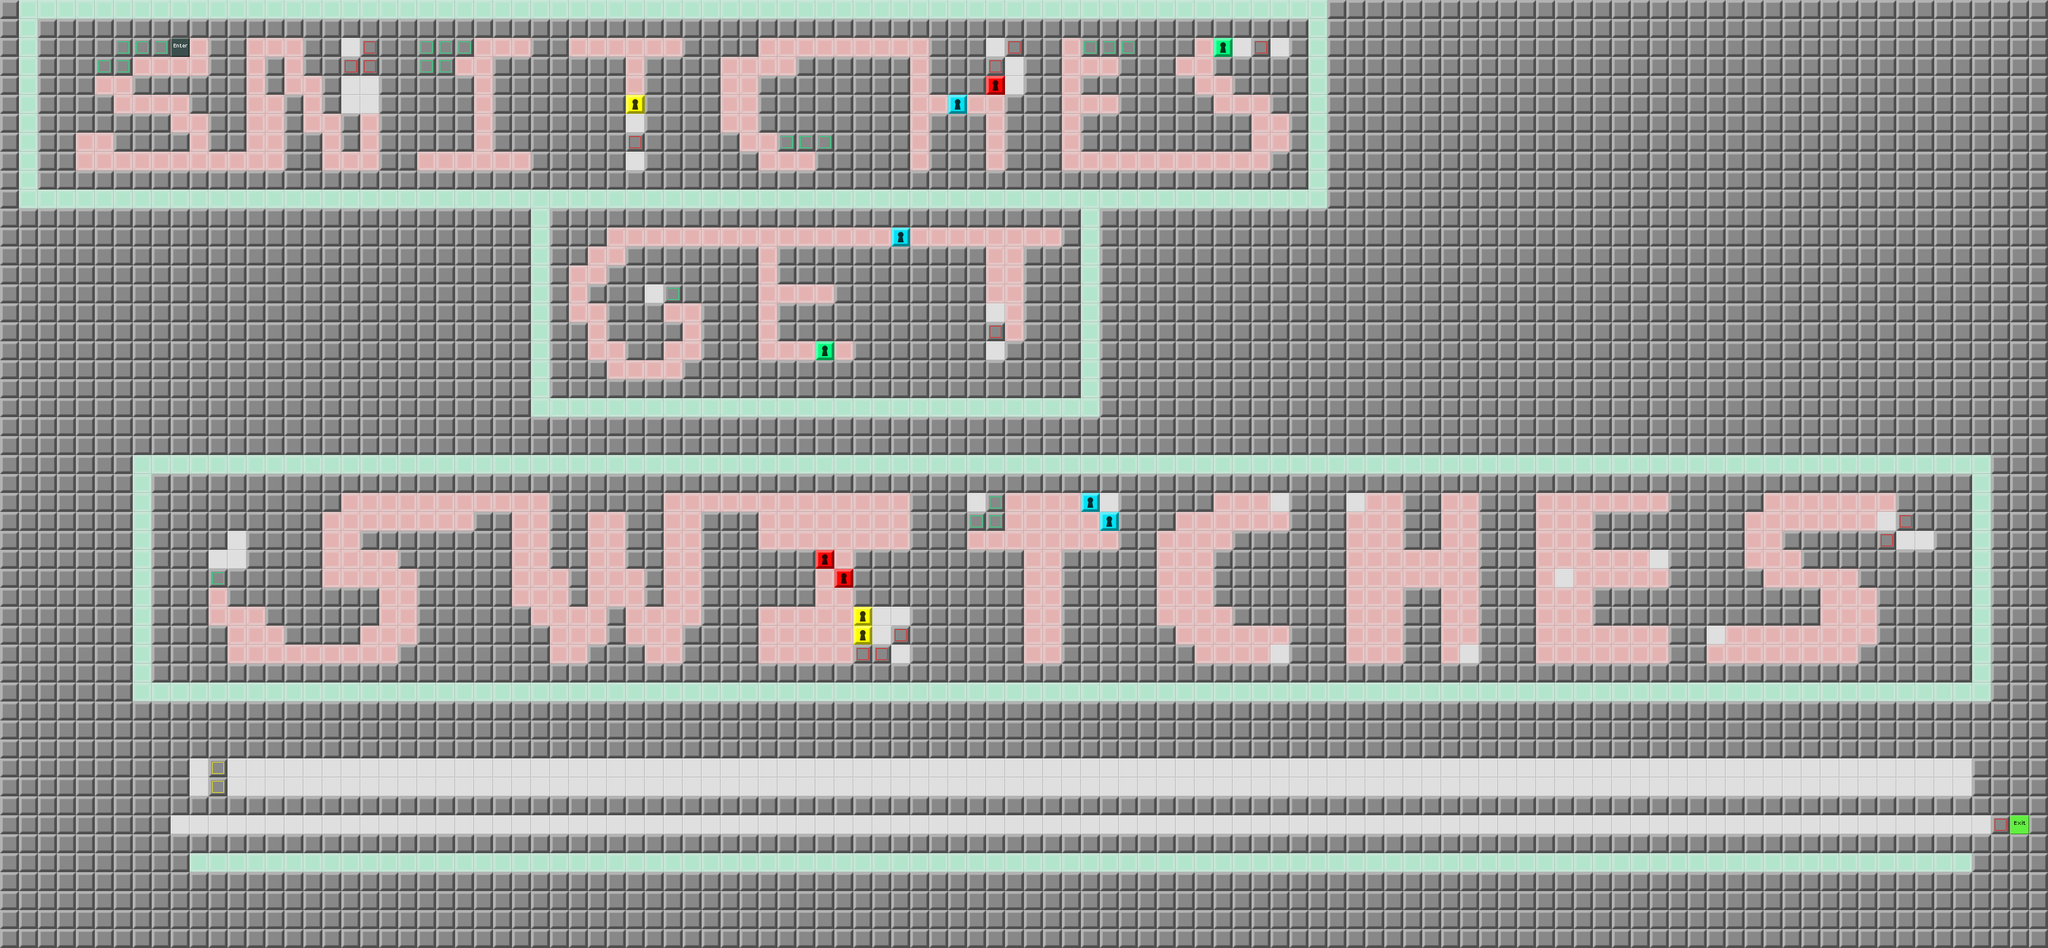

A 2D game scene composited from a Tiled map and its tileset images. What follows is a short description and the map's XML, with each tile layer's data collapsed to a summary:
An orthogonal 108x50 tile map with 32x32 px tiles, 1 tile layer (Map) and 108 objects (t2, t3, te0, te1, t6, ...).

<map version="1.0" orientation="orthogonal" width="108" height="50" tilewidth="32" tileheight="32">
 <tileset firstgid="1" source="devgraphics.tsx" />
 <layer name="Map" width="108" height="50">
  <data>[5400 cells, 5400 non-empty, 13 distinct tile ids]</data>
 </layer>
 <objectgroup name="Enemies" width="108" height="50">
  <object gid="9" x="320" y="1312">
   <properties>
    <property name="direction" value="right" />
   </properties>
  </object>
  <object gid="9" x="320" y="1344">
   <properties>
    <property name="direction" value="right" />
   </properties>
  </object>
 </objectgroup>
 <objectgroup name="Items" width="108" height="50">
  <object name="t2" gid="37" x="576" y="96">
   <properties>
    <property name="destination" value="t3" />
   </properties>
  </object>
  <object name="t3" gid="43" x="704" y="96" />
  <object gid="40" x="512" y="1344" />
  <object gid="40" x="480" y="1344" />
  <object gid="40" x="448" y="1344" />
  <object gid="40" x="2400" y="1344" />
  <object gid="40" x="2496" y="1344" />
  <object gid="40" x="2528" y="1344" />
  <object gid="40" x="2368" y="1344" />
  <object gid="40" x="1472" y="1344" />
  <object gid="40" x="1408" y="1344" />
  <object gid="40" x="1664" y="1344" />
  <object gid="40" x="352" y="1344" />
  <object gid="40" x="1504" y="1344" />
  <object gid="40" x="1728" y="1344" />
  <object gid="40" x="1760" y="1344" />
  <object gid="40" x="384" y="1344" />
  <object gid="40" x="1696" y="1344" />
  <object gid="40" x="416" y="1344" />
  <object gid="40" x="544" y="1344" />
  <object gid="40" x="576" y="1344" />
  <object gid="40" x="1440" y="1344" />
  <object gid="40" x="2752" y="1344" />
  <object gid="40" x="2784" y="1344" />
  <object gid="40" x="3104" y="1344" />
  <object gid="40" x="3168" y="1344" />
  <object gid="40" x="2624" y="1344" />
  <object gid="40" x="3040" y="1344" />
  <object gid="40" x="2656" y="1344" />
  <object gid="40" x="3232" y="1344" />
  <object name="te0" gid="43" x="320" y="1312" />
  <object name="te1" gid="43" x="320" y="1344" />
  <object gid="37" x="3296" y="1312">
   <properties>
    <property name="destination" value="te0" />
   </properties>
  </object>
  <object gid="37" x="3296" y="1344">
   <properties>
    <property name="destination" value="te1" />
   </properties>
  </object>
  <object name="t6" gid="37" x="1056" y="288">
   <properties>
    <property name="destination" value="t7" />
   </properties>
  </object>
  <object name="t7" gid="43" x="1376" y="256" />
  <object name="t10" gid="37" x="1664" y="96">
   <properties>
    <property name="destination" value="t11" />
   </properties>
  </object>
  <object gid="34" x="1536" y="288" />
  <object gid="22" x="1664" y="288" />
  <object name="t11" gid="43" x="1888" y="96" />
  <object name="t14" gid="37" x="2144" y="96">
   <properties>
    <property name="destination" value="t15" />
   </properties>
  </object>
  <object gid="46" x="1856" y="192" />
  <object name="t15" gid="43" x="1088" y="512" />
  <object name="t20" gid="37" x="1664" y="608">
   <properties>
    <property name="destination" value="t21" />
   </properties>
  </object>
  <object name="t21" gid="43" x="352" y="960" />
  <object name="t27" gid="43" x="1632" y="864" />
  <object name="t29" gid="43" x="2144" y="864" />
  <object name="t31" gid="43" x="2272" y="864" />
  <object name="t33" gid="43" x="2624" y="992" />
  <object name="t35" gid="43" x="2880" y="1088" />
  <object name="t37" gid="43" x="288" y="1408" />
  <object name="t26" gid="37" x="1504" y="1120">
   <properties>
    <property name="destination" value="t27" />
   </properties>
  </object>
  <object name="t28" gid="37" x="1856" y="864">
   <properties>
    <property name="destination" value="t29" />
   </properties>
  </object>
  <object name="t30" gid="37" x="2144" y="1120">
   <properties>
    <property name="destination" value="t31" />
   </properties>
  </object>
  <object name="t32" gid="37" x="2464" y="1120">
   <properties>
    <property name="destination" value="t33" />
   </properties>
  </object>
  <object name="t34" gid="37" x="2784" y="960">
   <properties>
    <property name="destination" value="t35" />
   </properties>
  </object>
  <object name="t36" gid="37" x="3232" y="928">
   <properties>
    <property name="destination" value="t37" />
   </properties>
  </object>
  <object gid="4" x="1120" y="96" />
  <object gid="34" x="1408" y="608" />
  <object gid="22" x="1504" y="864" />
  <object gid="4" x="1312" y="1088" />
  <object gid="34" x="1760" y="1120" />
  <object gid="16" x="320" y="1312" />
  <object gid="40" x="320" y="1344" />
  <object gid="40" x="992" y="1344" />
  <object gid="40" x="896" y="1344" />
  <object gid="40" x="864" y="1344" />
  <object gid="40" x="960" y="1344" />
  <object gid="40" x="928" y="1344" />
  <object gid="40" x="1056" y="1344" />
  <object gid="40" x="1024" y="1344" />
  <object gid="40" x="1120" y="1344" />
  <object gid="40" x="1088" y="1344" />
  <object gid="40" x="1952" y="1344" />
  <object gid="40" x="2272" y="1344" />
  <object gid="40" x="2208" y="1344" />
  <object gid="40" x="2176" y="1344" />
  <object gid="40" x="2240" y="1344" />
  <object gid="40" x="1920" y="1344" />
  <object gid="40" x="2016" y="1344" />
  <object gid="40" x="1984" y="1344" />
  <object gid="40" x="2848" y="1344" />
  <object gid="40" x="2912" y="1344" />
  <object gid="40" x="2976" y="1344" />
  <object gid="8" x="224" y="96">
   <properties>
    <property name="Text" value="1)Hit the yellow button.\n2)DO NOT STICK AROUND. Green blocks will smash you.\n3)Get through the red zone and wait for the red blocks to unlock the teleporter.\n4)Enter the teleporter.\n5)Repeat.\n6)If the green blocks start flashing fast, time's almost up." />
   </properties>
  </object>
  <object gid="28" x="768" y="96" />
  <object gid="28" x="1312" y="256" />
  <object gid="28" x="192" y="128" />
  <object gid="28" x="1824" y="96" />
  <object gid="46" x="1376" y="512" />
  <object gid="28" x="1120" y="512" />
  <object gid="28" x="384" y="1408" />
  <object gid="28" x="352" y="992" />
  <object gid="28" x="1664" y="896" />
  <object gid="8" x="384" y="928">
   <properties>
    <property name="Text" value="This either gets easier or harder. I can't remember." />
   </properties>
  </object>
  <object gid="8" x="1472" y="1056">
   <properties>
    <property name="Text" value="I definitely remember this last one being super easy." />
   </properties>
  </object>
  <object gid="8" x="352" y="1408">
   <properties>
    <property name="Text" value="Here's a tour of the thing. Bye." />
   </properties>
  </object>
  <object gid="8" x="1696" y="128">
   <properties>
    <property name="Text" value="You hit the yellow button, but there aren't any yellow blocks. It's probably a metaphor." />
   </properties>
  </object>
  <object gid="8" x="1056" y="224">
   <properties>
    <property name="Text" value="These rooms actually are letters. Did you notice?\nI bet you didn't notice." />
   </properties>
  </object>
  <object gid="8" x="2080" y="96">
   <properties>
    <property name="Text" value="Don't get used to having time left.\nWe're going to kick it up a notch." />
   </properties>
  </object>
  <object gid="8" x="1664" y="544">
   <properties>
    <property name="Text" value="Did you notice how, if you're standing on an unlocked door when the time runs out, you are stuck there forever?\nThat was my idea." />
   </properties>
  </object>
  <object name="t4" gid="37" x="864" y="288">
   <properties>
    <property name="destination" value="t5" />
   </properties>
  </object>
  <object name="t5" gid="43" x="960" y="96" />
  </objectgroup>
 <objectgroup name="Tools" width="108" height="50" />
 <objectgroup name="Parameters" width="108" height="50">
  <properties>
   <property name="time" value="-1" />
   <property name="wrapAround" value="false" />
  </properties>
 </objectgroup>
</map>
<!-- 3 of 108 objects omitted -->